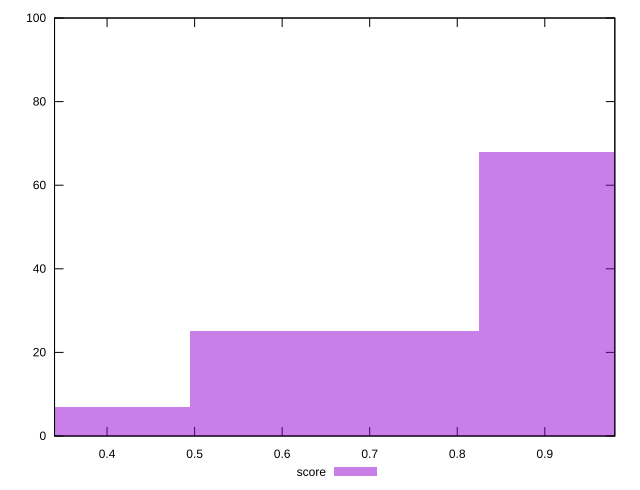

Recreate this plot in gnuplot.
reset

$score <<EOF
0.3298121268963783 7
0.6596242537927566 25
0.9894363806891349 68
EOF

set key outside below
set boxwidth 0.3298121268963783
set xrange [0.34:0.98]
set yrange [0:100]
set trange [0:100]
set style fill transparent solid 0.5 noborder
set terminal svg size 640, 490 enhanced background rgb 'white'
set output "report_00017_2021-02-10T15-08-03.406Z/total-blocking-time/samples/pages+cached/score/histogram.svg"

plot $score title "score" with boxes

reset
